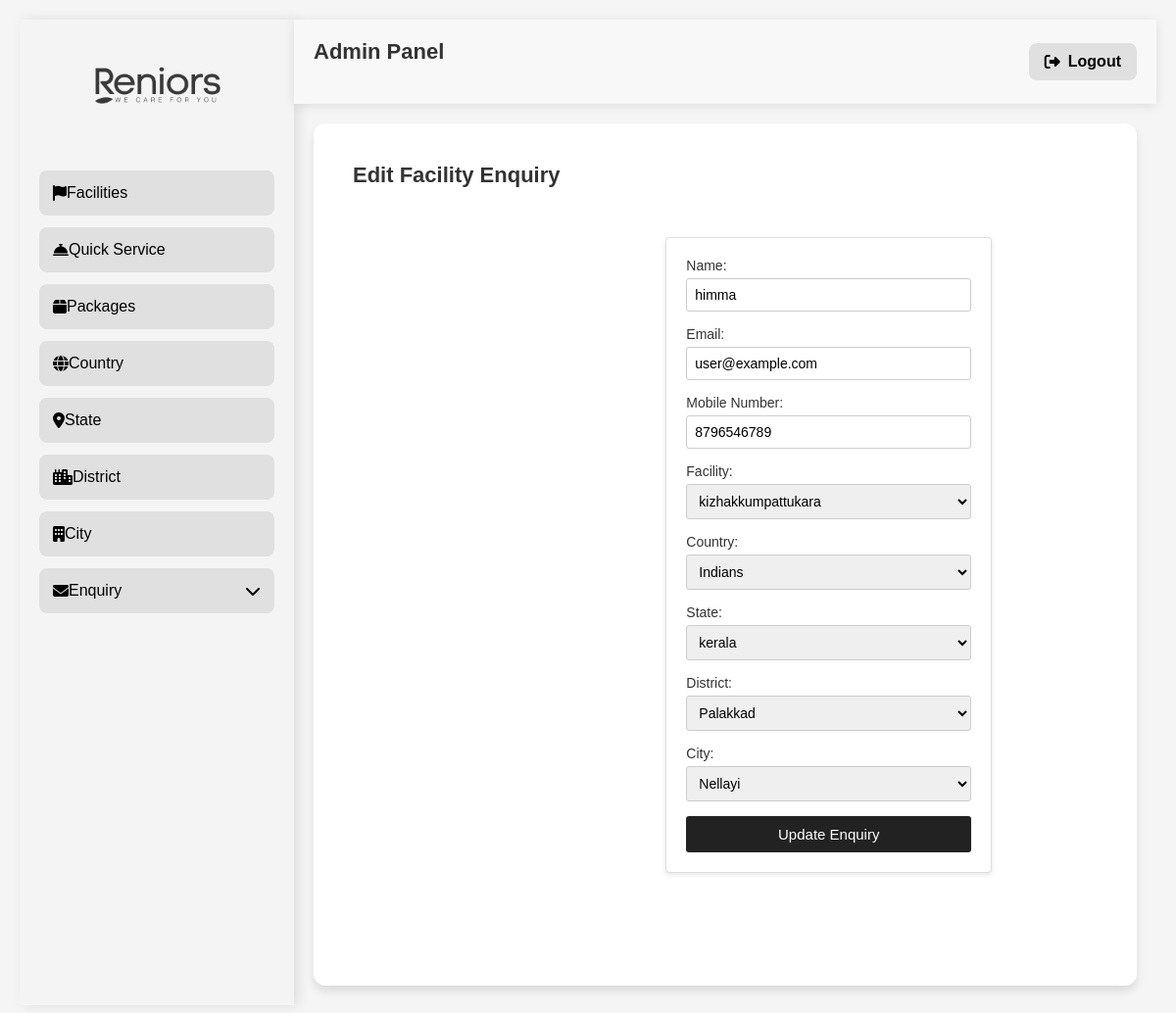
Screenshot of /facility-enquiry/edit/8/ (signed in) with the database file from the repository.
### reniorsapp/models.py (models this page shows, shortened)
class FacilityEnquiry(models.Model):
    name = models.CharField(max_length=255)
    email = models.EmailField()
    mobile_number = models.CharField(max_length=15)
    facility = models.ForeignKey("Facility", on_delete=models.CASCADE)
    country = models.ForeignKey(Country, on_delete=models.CASCADE, null=True, blank=True)
    state = models.ForeignKey(State, on_delete=models.CASCADE, null=True, blank=True)
    district = models.ForeignKey(District, on_delete=models.CASCADE, null=True, blank=True)
    city = models.ForeignKey(City, on_delete=models.CASCADE, null=True, blank=True)

class Facility(models.Model):
    name = models.CharField(max_length=255)
    country = models.ForeignKey(Country, on_delete=models.CASCADE, null=True, blank=True)
    state = models.ForeignKey(State, on_delete=models.CASCADE, null=True, blank=True)
    district = models.ForeignKey(District, on_delete=models.CASCADE, null=True, blank=True)
    city = models.ForeignKey(City, on_delete=models.CASCADE, null=True, blank=True)
    description = models.TextField(null=True, blank=True)

class Country(models.Model):
    name = models.CharField(max_length=255, null=True, blank=True)

class State(models.Model):
    name = models.CharField(max_length=255, null=True, blank=True)

class District(models.Model):
    name = models.CharField(max_length=255, null=True, blank=True)

class City(models.Model):
    name = models.CharField(max_length=255, null=True, blank=True)

### reniorsapp/views.py (the view, shortened to what this page needs)
# urls.py: path("facility-enquiry/edit/<int:enquiry_id>/", views.facility_enquiry_edit, name="facility_enquiry_edit"),
@admin_required
def facility_enquiry_edit(request, enquiry_id):
    enquiry = get_object_or_404(FacilityEnquiry, id=enquiry_id)
    facilities = Facility.objects.all()
    countries = Country.objects.all()
    states = State.objects.all()
    districts = District.objects.all()
    cities = City.objects.all()
    return render(request, "facility_enquiry_form.html", {
        "enquiry": enquiry,
        "facilities": facilities,
        "countries": countries,
        "states": states,
        "districts": districts,
        "cities": cities
    })

### reniorsapp/views.py (called while the page is built)
def admin_required(view_func):
    @wraps(view_func)
    def _wrapped_view(request, *args, **kwargs):
        if not request.session.get('admin_logged_in', False):
            return redirect('admin_login')  # Redirect to login if not authenticated
        return view_func(request, *args, **kwargs)
    return _wrapped_view

### reniorsapp/templates/facility_enquiry_form.html (shortened to what this page needs)
{% extends "adminpannel.html" %}
{% load static %}
{% block content %}
<div class="container mt-4">
    <h2>{% if enquiry %}Edit{% else %}Add{% endif %} Facility Enquiry</h2>
    <form method="POST">
        <label for="name">Name:</label>
        <input type="text" id="name" name="name" value="{% if enquiry %}{{ enquiry.name }}{% endif %}" required>
        <label for="email">Email:</label>
        <input type="email" id="email" name="email" value="{% if enquiry %}{{ enquiry.email }}{% endif %}" required>
        <label for="mobile_number">Mobile Number:</label>
        <input type="text" id="mobile_number" name="mobile_number" value="{% if enquiry %}{{ enquiry.mobile_number }}{% endif %}" required>
        <label for="facility">Facility:</label>
        <select id="facility" name="facility" required>
            {% for facility in facilities %}
                <option value="{{ facility.id }}" {% if enquiry and enquiry.facility.id == facility.id %}selected{% endif %}>{{ facility.name }}</option>
            {% endfor %}
        </select>
        <label for="country">Country:</label>
        <select id="country" name="country">
            {% for country in countries %}
                <option value="{{ country.id }}" {% if enquiry and enquiry.country.id == country.id %}selected{% endif %}>{{ country.name }}</option>
            {% endfor %}
        </select>
        <label for="state">State:</label>
        <select id="state" name="state">
            {% for state in states %}
                <option value="{{ state.id }}" {% if enquiry and enquiry.state.id == state.id %}selected{% endif %}>{{ state.name }}</option>
            {% endfor %}
        </select>
        <label for="district">District:</label>
        <select id="district" name="district">
            {% for district in districts %}
                <option value="{{ district.id }}" {% if enquiry and enquiry.district.id == district.id %}selected{% endif %}>{{ district.name }}</option>
            {% endfor %}
        </select>
        <label for="city">City:</label>
        <select id="city" name="city">
            {% for city in cities %}
                <option value="{{ city.id }}" {% if enquiry and enquiry.city.id == city.id %}selected{% endif %}>{{ city.name }}</option>
            {% endfor %}
        </select>
        <button type="submit">{% if enquiry %}Update{% else %}Add{% endif %} Enquiry</button>
    </form>
</div>
{% endblock %}

### reniorsapp/templates/adminpannel.html (style rules this page uses)
* { margin: 0; padding: 0; box-sizing: border-box; font-family: 'Poppins', sans-serif; }
body { display: flex; min-height: 100vh; background-color: #ffffff; color: #000000; align-items: flex-start; }
.container { display: flex; width: 100%; min-height: 100vh; flex-wrap: nowrap; }

### reniorsapp/templates/facility_enquiry_form.html (style rules this page uses)
body { font-family: Arial, sans-serif; background-color: #f5f5f5; margin: 0; padding: 20px; }
h2 { font-size: 22px; font-weight: 600; margin-bottom: 20px; color: #333; }
form { max-width: 700px; margin: auto; padding: 20px; background: #fff; border-radius: 4px; box-shadow: 0 2px 5px rgba(0, 0, 0, 0.1); border: 1px solid #ddd; }
label { font-weight: 500; display: block; margin-bottom: 5px; font-size: 14px; color: #333; }
input, select { width: 100%; padding: 8px; margin-bottom: 15px; border: 1px solid #ccc; border-radius: 3px; font-size: 14px; box-sizing: border-box; }
button { background-color: #222; color: white; border: none; padding: 10px; width: 100%; border-radius: 3px; cursor: pointer; font-size: 15px; font-weight: 500; transition: 0.3s ease; }

### rows the page displays
FacilityEnquiry: name "himma", email "user@example.com", mobile_number "8796546789", facility "kizhakkumpattukara", country "Indians", state "kerala", district "Palakkad", city "Nellayi"
